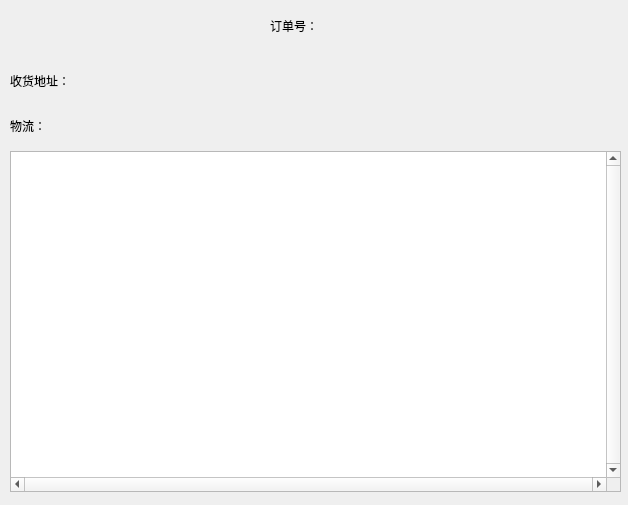
<?xml version="1.0" encoding="UTF-8"?>
<ui version="4.0">
 <class>orderDetails</class>
 <widget class="QWidget" name="orderDetails">
  <property name="geometry">
   <rect>
    <x>0</x>
    <y>0</y>
    <width>628</width>
    <height>505</height>
   </rect>
  </property>
  <property name="windowTitle">
   <string>订单详情</string>
  </property>
  <property name="windowIcon">
   <iconset>
    <normaloff>logo.ico</normaloff>logo.ico</iconset>
  </property>
  <widget class="QLabel" name="skuNameBox">
   <property name="geometry">
    <rect>
     <x>10</x>
     <y>10</y>
     <width>91</width>
     <height>31</height>
    </rect>
   </property>
   <property name="text">
    <string/>
   </property>
  </widget>
  <widget class="QLabel" name="statusBox">
   <property name="geometry">
    <rect>
     <x>130</x>
     <y>10</y>
     <width>91</width>
     <height>31</height>
    </rect>
   </property>
   <property name="text">
    <string/>
   </property>
  </widget>
  <widget class="QLabel" name="label">
   <property name="geometry">
    <rect>
     <x>10</x>
     <y>60</y>
     <width>61</width>
     <height>41</height>
    </rect>
   </property>
   <property name="text">
    <string>收货地址：</string>
   </property>
  </widget>
  <widget class="QLabel" name="addressBox">
   <property name="geometry">
    <rect>
     <x>80</x>
     <y>60</y>
     <width>541</width>
     <height>41</height>
    </rect>
   </property>
   <property name="text">
    <string/>
   </property>
  </widget>
  <widget class="QLabel" name="orderNoBox">
   <property name="geometry">
    <rect>
     <x>330</x>
     <y>10</y>
     <width>271</width>
     <height>31</height>
    </rect>
   </property>
   <property name="text">
    <string/>
   </property>
  </widget>
  <widget class="QLabel" name="label_2">
   <property name="geometry">
    <rect>
     <x>10</x>
     <y>110</y>
     <width>61</width>
     <height>31</height>
    </rect>
   </property>
   <property name="text">
    <string>物流：</string>
   </property>
  </widget>
  <widget class="QListView" name="wuLiuListBox">
   <property name="geometry">
    <rect>
     <x>10</x>
     <y>151</y>
     <width>611</width>
     <height>341</height>
    </rect>
   </property>
   <property name="verticalScrollBarPolicy">
    <enum>Qt::ScrollBarAlwaysOn</enum>
   </property>
   <property name="horizontalScrollBarPolicy">
    <enum>Qt::ScrollBarAlwaysOn</enum>
   </property>
  </widget>
  <widget class="QLabel" name="wuLiuNameBox">
   <property name="geometry">
    <rect>
     <x>80</x>
     <y>110</y>
     <width>54</width>
     <height>31</height>
    </rect>
   </property>
   <property name="text">
    <string/>
   </property>
  </widget>
  <widget class="QLabel" name="wuLiuNoBox">
   <property name="geometry">
    <rect>
     <x>150</x>
     <y>110</y>
     <width>391</width>
     <height>31</height>
    </rect>
   </property>
   <property name="text">
    <string/>
   </property>
  </widget>
  <widget class="QLabel" name="label_3">
   <property name="geometry">
    <rect>
     <x>270</x>
     <y>10</y>
     <width>54</width>
     <height>31</height>
    </rect>
   </property>
   <property name="text">
    <string>订单号：</string>
   </property>
  </widget>
 </widget>
 <resources/>
 <connections/>
</ui>
